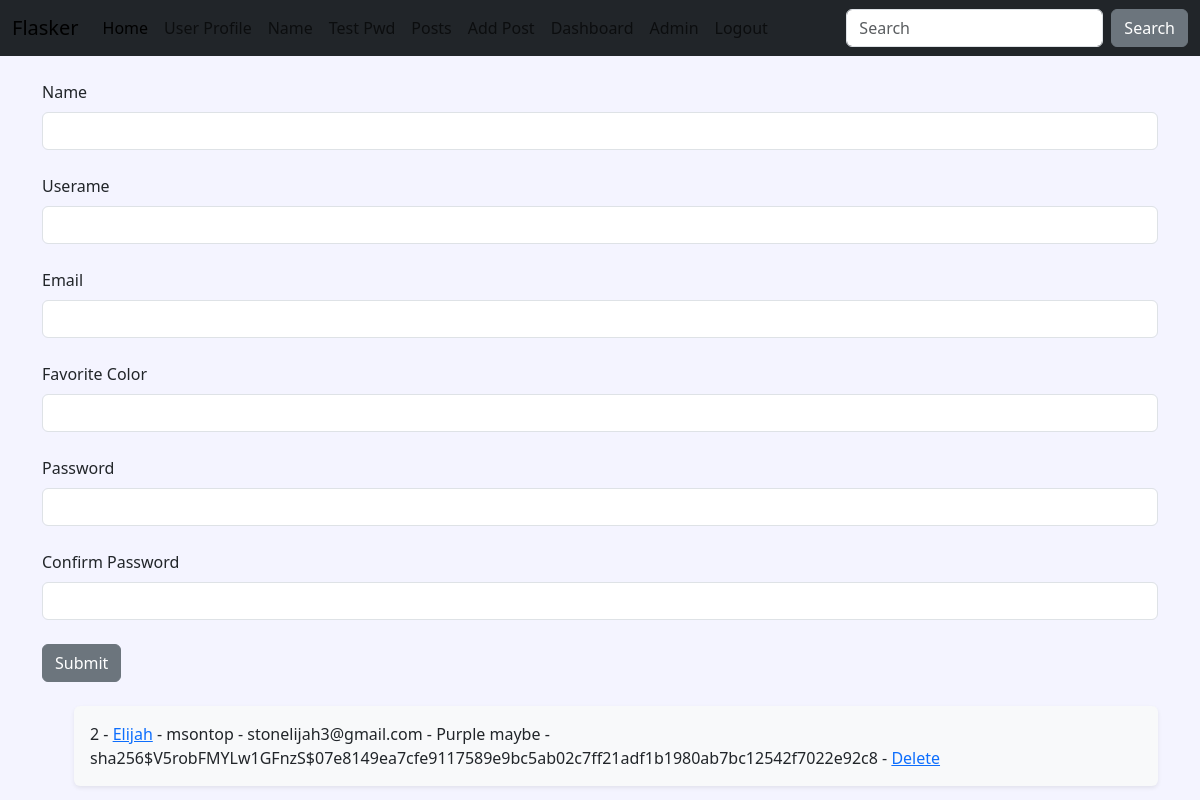
Screenshot of /user/add (signed in) with the database file from the repository.
### hello.py (models this page shows, shortened)
class Users(db.Model, UserMixin):
    id = db.Column(db.Integer, primary_key=True)
    username = db.Column(db.String(200), unique=True)
    name = db.Column(db.String(200), nullable=False)
    email = db.Column(db.String(200), nullable=False, unique=True)
    favorite_color = db.Column(db.String(120))
    about_author = db.Column(db.Text(500), nullable=True)
    date_added = db.Column(db.DateTime, default=datetime.utcnow)
    password_hash = db.Column(db.String(128))
    posts = db.relationship('Post', backref='poster')
    @property
    def password(self):
        raise AttributeError('Password is nomett a readable attr!')

### hello.py (the view, shortened to what this page needs)
@app.route('/user/add', methods=['GET', 'POST'])
def add_user():
    name = None
    form = UserFrom()
    our_users=Users.query.order_by(Users.date_added)
    return render_template('add_user.html',
                           form=form,
                           name=name,
                           our_users=our_users)

### webforms.py
class UserFrom(FlaskForm):
    username = StringField('Userame', validators=[DataRequired()])
    name = StringField('Name', validators=[DataRequired()])
    email = StringField('Email', validators=[DataRequired()])
    favorite_color = StringField('Favorite Color')
    about_author = TextAreaField('About')
    password_hash = PasswordField('Password', validators=[DataRequired(), EqualTo('password_hash2', message='password must match!')])
    password_hash2 = PasswordField('Confirm Password', validators=[DataRequired()])
    submit = SubmitField('Submit')

class SearchForm(FlaskForm):
    searched = StringField('Searched', validators=[DataRequired()])
    submit = SubmitField('Submit')

### hello.py (called while the page is built)
@login_manager.user_loader
def load_user(user_id):
    return Users.query.get(int(user_id))

@app.context_processor
def base():
    form = SearchForm()
    return dict(form=form)

### templates/add_user.html (shortened to what this page needs)
{% extends 'base.html' %}
{% block content%}
{% if name %}
<h1>User Added!</h1>
<br/>
<ul style="list-style-type: none;">
    {% for our_user in our_users %}
    <div class="shadow-sm p-3 mb-1 bg-body-tertiary rounded">
        <li>{{ our_user.id }} - <a href="{{ url_for('update', id=our_user.id) }}">{{ our_user.name }}</a> - {{ our_user.username }} - {{ our_user.email }} - {{ our_user.favorite_color }} - {{ our_user.password_hash }} - <a href="{{ url_for('delete', id=our_user.id) }}">Delete</a></li>
    </div>
    {% endfor %}
</ul>
{% else %}
<form method="POST">
    {{ form.name.label(class="form-label") }}
    {{ form.name(class="form-control") }}
    <br />
    {{ form.username.label(class="form-label") }}
    {{ form.username(class="form-control") }}
    <br />
    {{ form.email.label(class="form-label") }}
    {{ form.email(class="form-control") }}
    <br />
    {{ form.favorite_color.label(class="form-label") }}
    {{ form.favorite_color(class="form-control") }}
    <br />
    {{ form.password_hash.label(class="form-label") }}
    {{ form.password_hash(class="form-control") }}
    <br />
    {{ form.password_hash2.label(class="form-label") }}
    {{ form.password_hash2(class="form-control") }}
    <br />
    {{ form.submit(class="btn btn-secondary") }}
</form>
<br/>
<ul style="list-style-type: none;">
    {% for our_user in our_users %}
    <div class="shadow-sm p-3 mb-1 bg-body-tertiary rounded">
        <li>{{ our_user.id }} - <a href="{{ url_for('update', id=our_user.id) }}">{{ our_user.name }}</a> - {{ our_user.username }} - {{ our_user.email }} - {{ our_user.favorite_color }} - {{ our_user.password_hash }} - <a href="{{ url_for('delete', id=our_user.id) }}">Delete</a></li>
    </div>
    {% endfor %}
</ul>
{% endif %}
{% endblock %}

### static/css/style.css (style rules this page uses)
body { background-color: #f4f4ff; }

### rows the page displays
Users: id "2", name "Elijah", username "msontop", email "stonelijah3@gmail.com", favorite_color "Purple maybe", password_hash "sha256$V5robFMYLw1GFnzS$07e8149ea7cfe9117589e9bc5ab02c7ff21adf1b1980ab7bc12542f7022e92c8"
